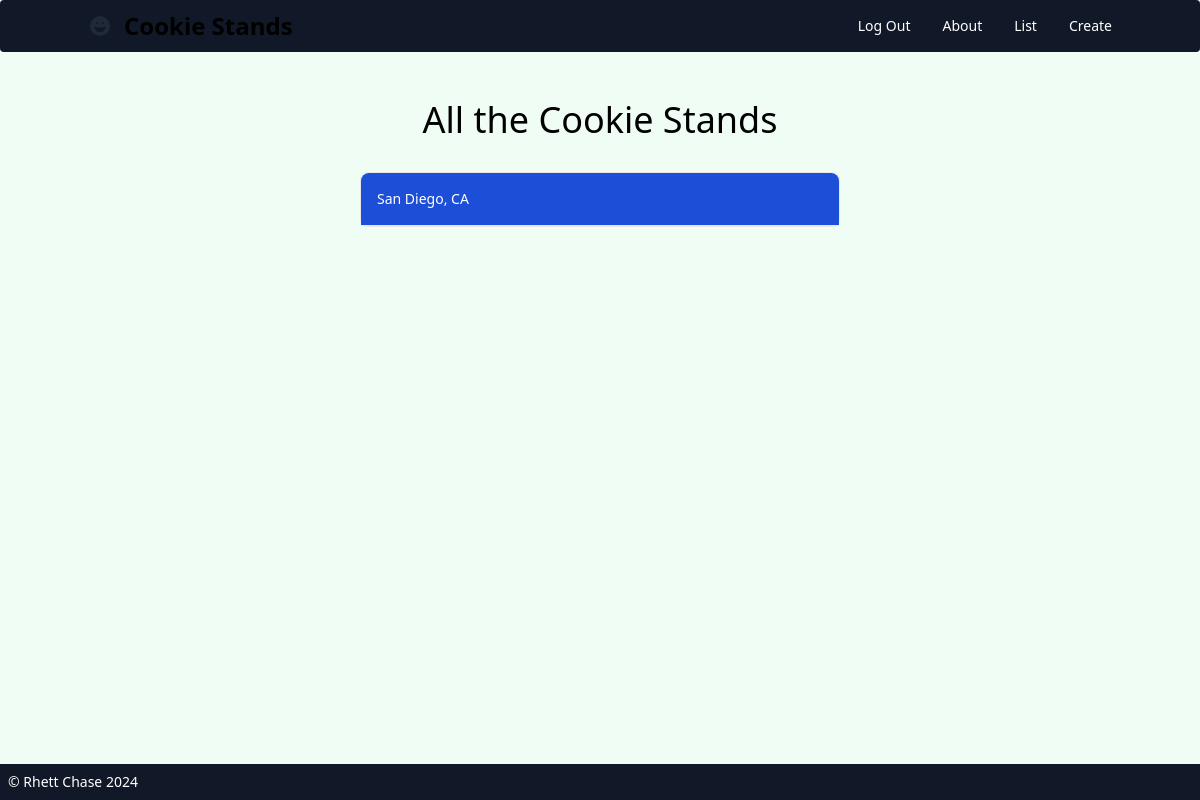
The app's page /cookie_stands/ (signed in), older data.
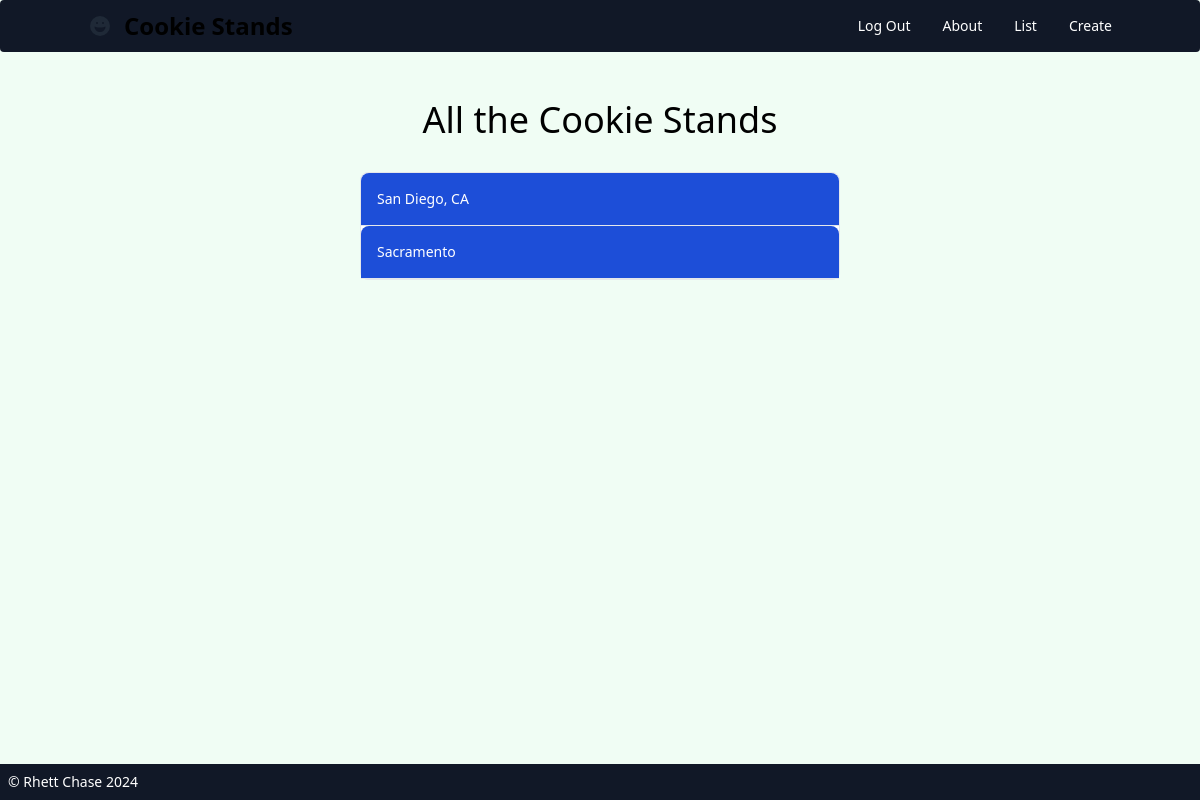
The same page, newer data.
### cookie_stands/models.py (models this page shows, shortened)
class CookieStand(models.Model):
    location = models.CharField(max_length=256)
    owner = models.ForeignKey(
        get_user_model(), on_delete=models.CASCADE, null=True, blank=True
    )
    description = models.TextField(blank=True)
    hourly_sales = models.JSONField(default=list, null=True)
    minimum_customers_per_hour = models.IntegerField(default=0)
    maximum_customers_per_hour = models.IntegerField(default=0)
    average_cookies_per_sale = models.FloatField(default=0)

### cookie_stands/views_front.py (the view)
# urls.py: path("", CookieStandList.as_view(), name="cookie_stand_list"),
class CookieStandList(LoginRequiredMixin, ListView):
    template_name = "cookie_stands/cookie_stand_list.html"
    model = CookieStand
    context_object_name = "cookie_stands"

### templates/cookie_stands/cookie_stand_list.html
{% extends 'base.html' %}
{% load static %}
{% block content %}
  <div class="space-y-8 p-8">
    <h1 class="text-4xl text-center">All the Cookie Stands</h1>
    <div
      class="w-1/2 mx-auto text-sm font-medium text-gray-900 bg-white border border-gray-200 rounded-lg dark:bg-gray-700 dark:border-gray-600 dark:text-white">
      {% for cookie_stand in cookie_stands %}
        <a href="{% url 'cookie_stand_detail' cookie_stand.pk %}" aria-current="true"
           class="block w-full px-4 py-4 text-white bg-blue-700 border-b border-gray-200 rounded-t-lg cursor-pointer dark:bg-gray-800 dark:border-gray-600">
          {{ cookie_stand.location }}
        </a>
      {% endfor %}
    </div>
  </div>
{% endblock content %}

Row changes from the older to the newer data that the page shows:
added CookieStand: location "Sacramento"
